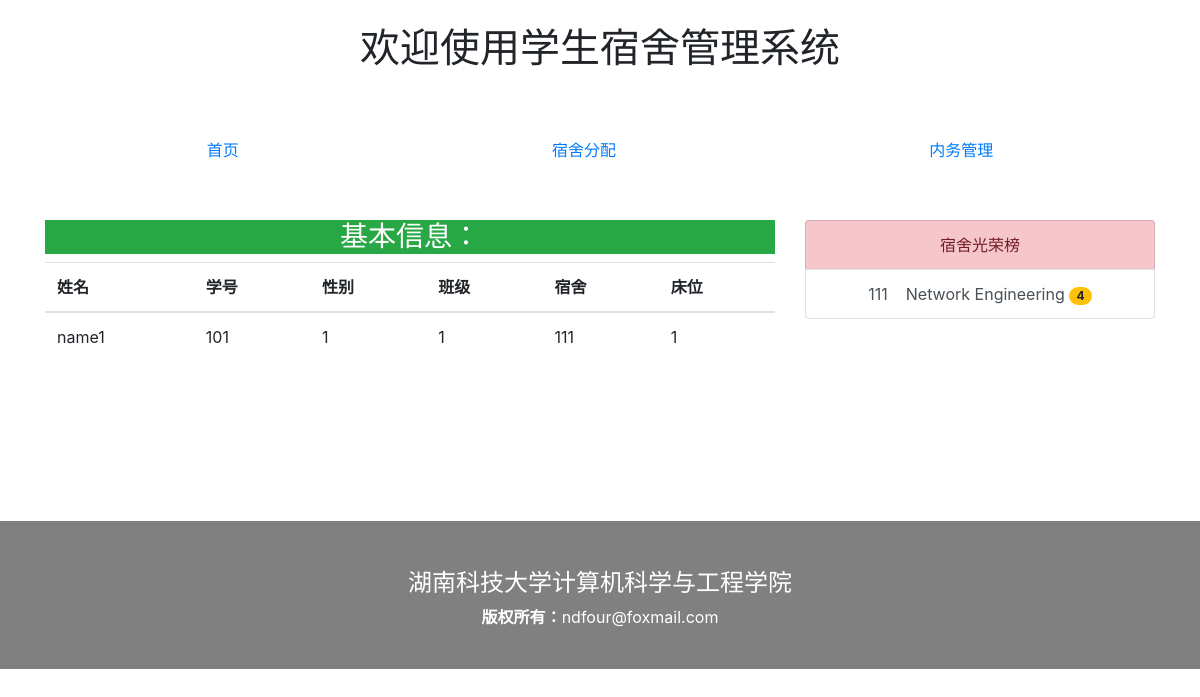
Before: /manager/student/101/ with the older database file.
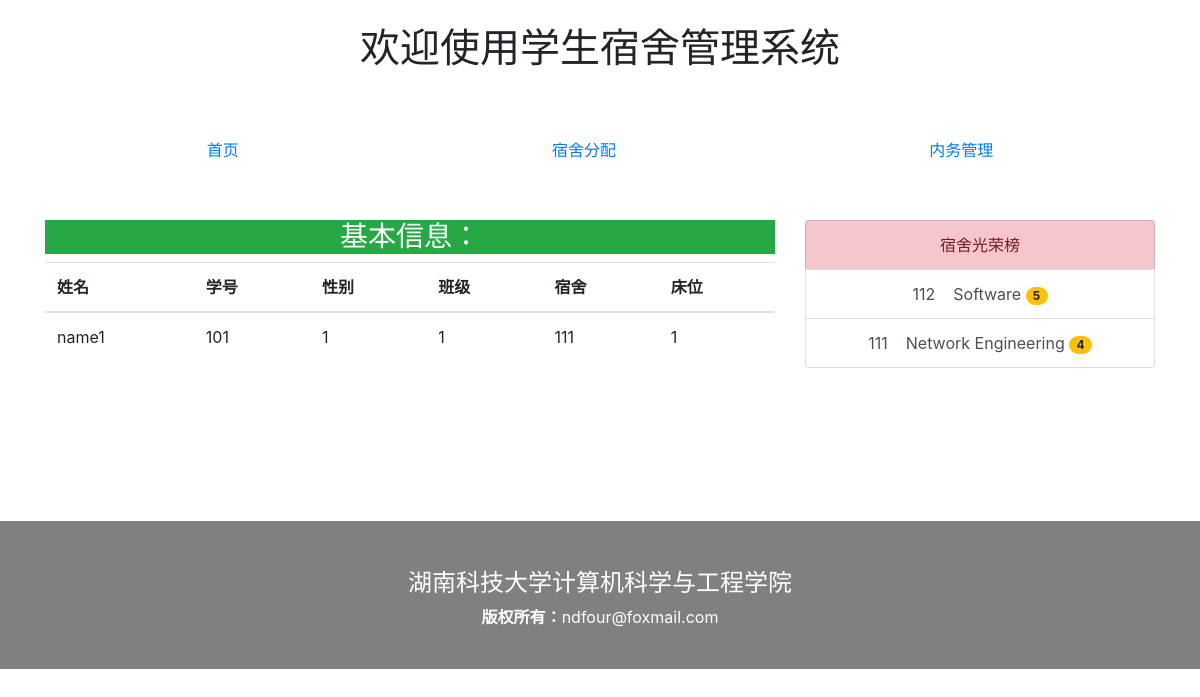
After: the same page with the newer database file.
### manager/models.py (models this page shows, shortened)
class Dormitory(models.Model):
    number = models.IntegerField('宿舍号', blank=False)
    stu_1 = models.ForeignKey(Student, on_delete=models.CASCADE, related_name='stu_1', blank=True)
    stu_2 = models.ForeignKey(Student, on_delete=models.CASCADE, related_name='stu_2', blank=True)
    stu_3 = models.ForeignKey(Student, on_delete=models.CASCADE, related_name='stu_3', blank=True)
    stu_4 = models.ForeignKey(Student, on_delete=models.CASCADE, related_name='stu_4', blank=True)
    star = models.IntegerField('内务评级')
    info = models.CharField('简介', max_length=255)
    gender = models.IntegerField('类别（男/女）', blank=False)
    waterFee = models.IntegerField('水费', blank=True, default=0)
    elecFee = models.IntegerField('电费', blank=True, default=0)
    isRepair = models.IntegerField('报修', blank=False, default=0)

### manager/views.py (the view)
# urls.py: path('student/<int:stu_number>/', views.student_detail, name='student_detail'),
def student_detail(request, stu_number):
    student = get_object_or_404(Student, number = stu_number)
    starList = Dormitory.objects.all().order_by("-star")
    context = {
        'student': student,
        'starList': starList,
        }
    return render(request, 'index_Student.html', context)

### manager/templates/index_Student.html (shortened to what this page needs)
<!doctype html>
<html lang="en">
  <head>
    <meata name="viewport" content="width=device-width, initial-scale=1, shrink-to-fit=no">
    <link rel="stylesheet" href="https://stackpath.bootstrapcdn.com/bootstrap/4.3.1/css/bootstrap.min.css">
  </head>
  <body>
  <div align="center">
  <br />
  <h1>
    欢迎使用学生宿舍管理系统
  </h1>
  <nav class="nav nav-pills nav-fill">
  <a class="nav-item nav-link" href="{% url 'manager_index' %}">首页</a>
  <a class="nav-item nav-link" href="../../../admin">宿舍分配</a>
  <a class="nav-item nav-link" href="../../../admin">内务管理</a>
</nav>
<div class="container">
<div class="row">
<div class="col-md-8">
  {% include 'studentDetail.html' %}
</div>
<div class="col-md-4">
  {% include 'starDormitory.html' %}
</div>
</div>
</div>
  </div>
</body>
<br />
<br />
<br />
<br />
{% include 'footer.html' %}
</html>

### manager/templates/starDormitory.html
        <div class="list-group">
  <button type="button" class="list-group-item list-group-item-danger">
    宿舍光荣榜
  </button>
  {% for star in starList %}
  <a href="{% url 'dormitory_detail' star.number %}"<button type="button" class="list-group-item list-group-item-action">{{ star.number }} &nbsp&nbsp {{ star.info }}
<span class="badge badge-warning badge-pill"> {{ star.star }}</span>
  </button></a>
  {% endfor %}
</div>

Changed rows visible on the page:
added Dormitory: number "112", info "Software", star "5"
